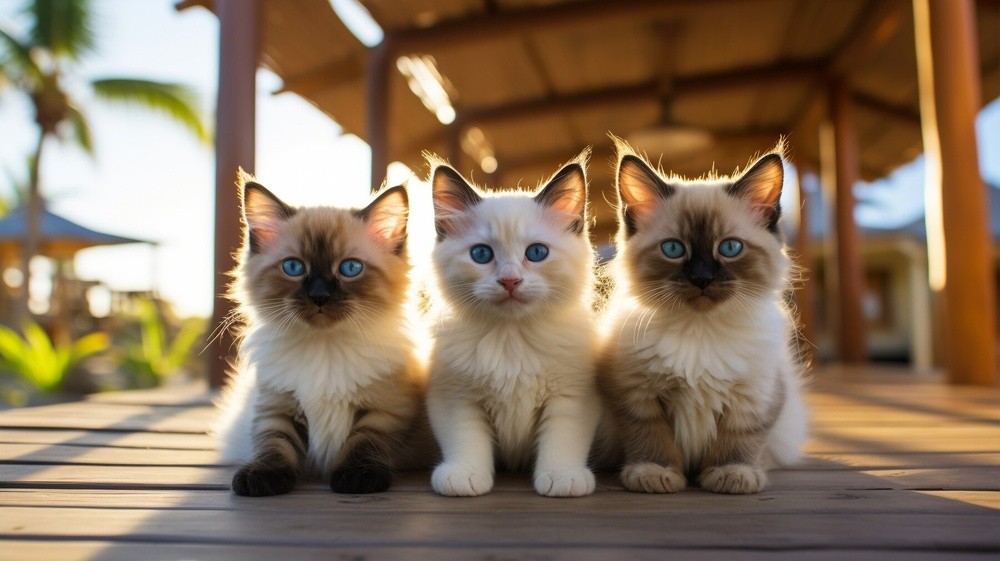
#> input picture Python/Module-15/input-cats.jpg, 1000 x 561 px, shrunk from 1800 x 1009 before the run
$ python task01.py
#> lines starting #> are read from the running program, lines starting #| are printed output that depends on the picture
# Вы решили стать волшебником фотофильтров и создать свой уникальный
# эффект для изображений. Для этого требуется написать функцию
# apply_magic_filter(image, brigthness, color, contrast), которая принимает на
# вход изображение и параметры для усиления яркости, цвета и контраста.
# Пошаговый план решения задачи:
# 1 шаг
# Загрузите модули Image, ImageEnhance из библиотеки PIL
# 2 шаг
# Создайте функцию с требуемым заголовком
# 3 шаг
# Внутри функции последовательно для яркости, цвета и контраста
# примените конструкцию:
# image = ImageEnhance.<тип фильтра>(image).enhance(<степень
# усиления>)
# <тип фильтра> - это Brightness, Color или Contrast соответственно
# <степень усиления> - это положительное число типа float,
# которое вы передаете в качестве параметров функции
# 4 шаг
# Верните новое измененное изображение
# как результат работы функции
# Протестируйте работу функции на произвольном
# изображении с различными параметрами

from PIL import Image, ImageEnhance

def apply_magic_filter(image_path, brightness=1.0, color=1.0, contrast=1.0, output_path='output-cats.jpg'):
#> called with image_path = 'input-cats.jpg', brightness = 1.5, color = 1.2, contrast = 1.3, output_path = 'output-cats.jpg'
    try:
        # Открываем изображение
        image = Image.open(image_path)
#> image is the input picture: PIL image 1000x561 RGB; mean R, G, B 138.2, 117, 93.9

        # Применяем фильтры
        image = ImageEnhance.Brightness(image).enhance(brightness)
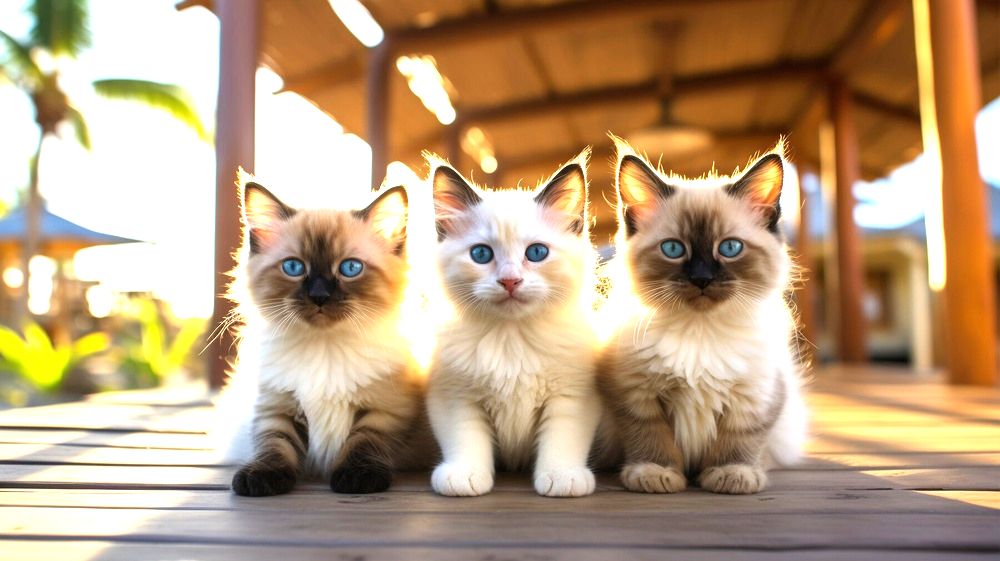
#> image: PIL image 1000x561 RGB; mean R, G, B 185.8, 158.1, 126.5
        image = ImageEnhance.Color(image).enhance(color)
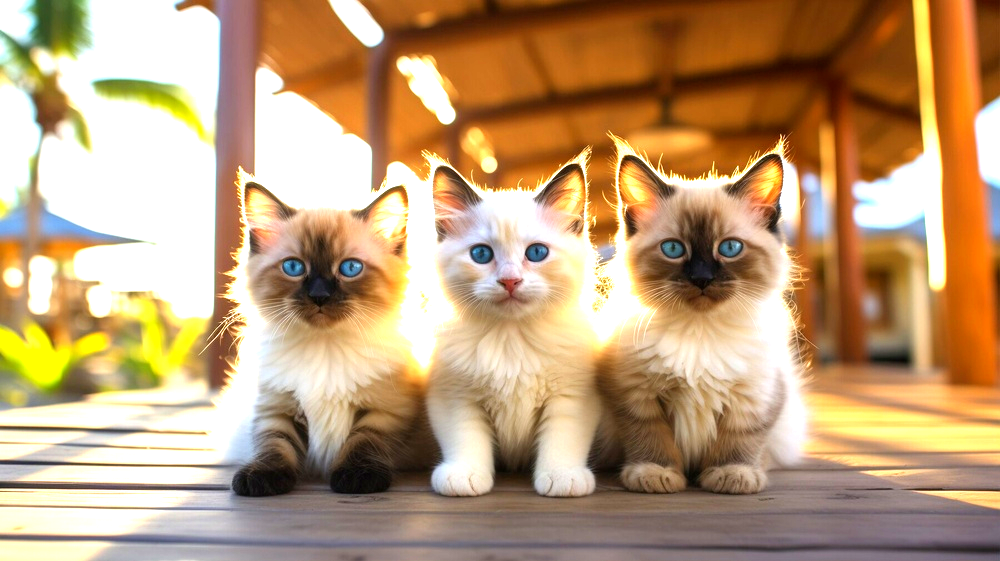
#> image: PIL image 1000x561 RGB; mean R, G, B 189.6, 156.8, 119.3
        image = ImageEnhance.Contrast(image).enhance(contrast)
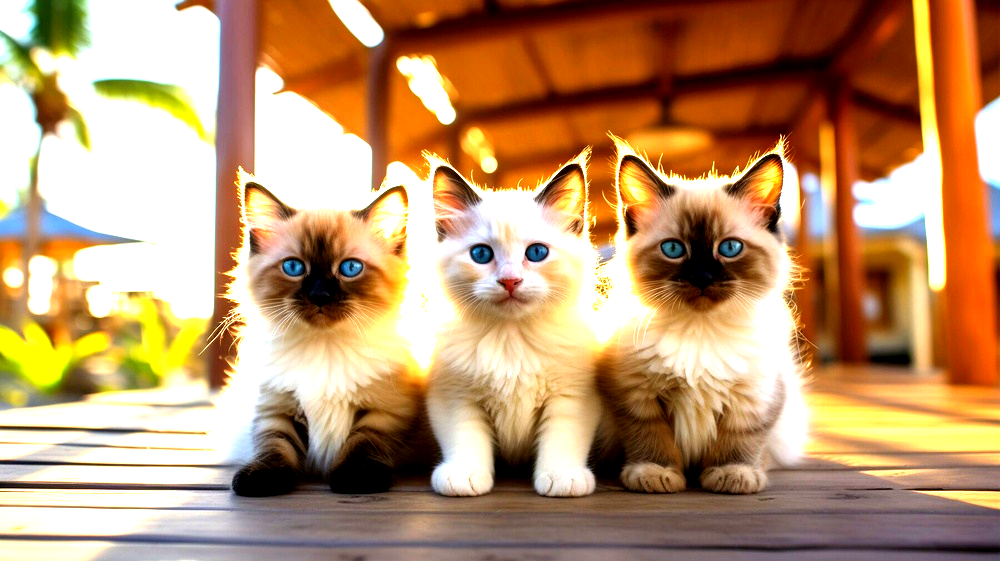
#> image: PIL image 1000x561 RGB; mean R, G, B 188.4, 148.7, 109.5

        # Сохраняем результат
        image.save(output_path)
        print(f"Изображение сохранено как {output_path}")
        return image
    except Exception as e:
        print(f"Ошибка: {e}")
        return None

# Пример использования
apply_magic_filter('input-cats.jpg', brightness=1.5, color=1.2, contrast=1.3)
